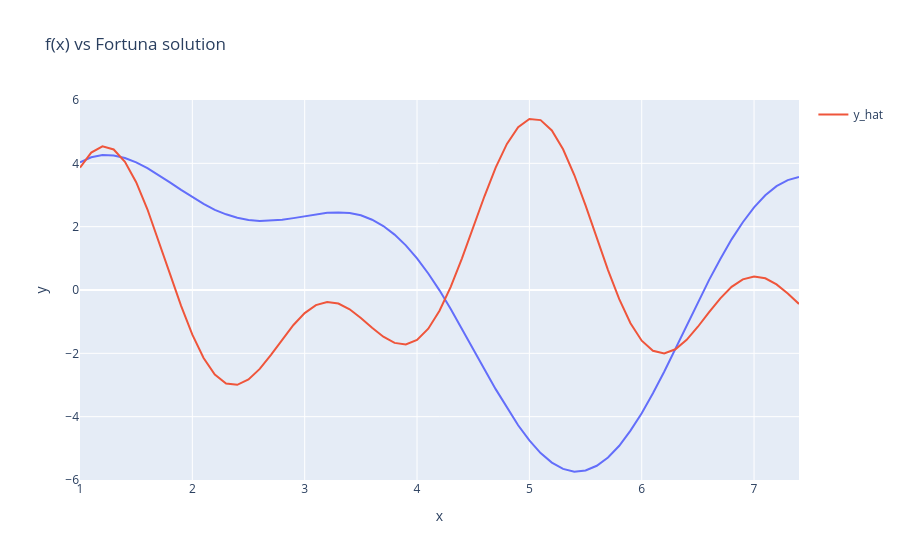

Source (notebook cell):
### Code cell
for _ in range(100):
    best_loss = float('inf')
    for _ in tqdm.tqdm(range(10_000)):  #100_000 
        curr_theta = sample_theta(n_params)
        y_hat = predict(xs, curr_theta)
        curr_loss = get_loss(y_hat, ys)
        for _ in range(steps_per_restart):
            mutation = np.random.normal(0,0.2, size=n_params)
            suggested_theta = curr_theta + mutation
            suggested_theta = np.clip(suggested_theta, -4, 4)
            suggested_loss = get_loss(predict(xs, suggested_theta), ys)
            if best_loss > curr_loss:
                curr_loss = suggested_loss
                curr_theta = suggested_theta
        if curr_loss < global_best_loss:
            global_best_loss = curr_loss
            global_best_theta = curr_theta 
            
    losses.append(best_loss)
print("\nbest loss found:", global_best_loss)
print("theta:", global_best_theta) 
    
fig = px.line(x=xs, y=ys, title="f(x) vs Fortuna solution")
fig.add_scatter(x=xs, y=predict(xs, best_theta), mode='lines', name="y_hat")
fig.update_layout(xaxis_range=[xs.min(),xs.max()], yaxis_range=[-6,6])
fig.show()


# to get a solid estimate -> you should train at least 100 models and take the average performance.

### Figure 1 — Plotly figure (JSON) as saved in the notebook; plotly's stock layout.template omitted (floating-point values rounded to 4 significant figures)
{"data": [{"hovertemplate": "x=%{x}<br>y=%{y}<extra></extra>", "legendgroup": "", "line": {"color": "#636efa", "dash": "solid"}, "marker": {"symbol": "circle"}, "mode": "lines", "name": "", "orientation": "v", "showlegend": false, "type": "scatter", "x": [1.0, 1.1, 1.2, 1.3, 1.4, 1.5, 1.6, 1.7, 1.8, 1.9, 2.0, 2.1, 2.2, 2.3, 2.4, 2.5, 2.6, 2.7, 2.8, 2.9, 3.0, 3.1, 3.2, 3.3, 3.4, 3.5, 3.6, 3.7, 3.8, 3.9, 4.0, 4.1, 4.2, 4.3, 4.4, 4.5, 4.6, 4.7, 4.8, 4.9, 5.0, 5.1, 5.2, 5.3, 5.4, 5.5, 5.6, 5.7, 5.8, 5.9, 6.0, 6.1, 6.2, 6.3, 6.4, 6.5, 6.6, 6.7, 6.8, 6.9, 7.0, 7.1, 7.2, 7.3, 7.4], "xaxis": "x", "y": [4.03, 4.19, 4.26, 4.25, 4.17, 4.03, 3.85, 3.63, 3.4, 3.16, 2.93, 2.72, 2.53, 2.39, 2.28, 2.21, 2.18, 2.19, 2.22, 2.27, 2.33, 2.39, 2.44, 2.45, 2.43, 2.36, 2.22, 2.02, 1.75, 1.41, 1.0, 0.52, -0.01, -0.6, -1.22, -1.86, -2.5, -3.13, -3.72, -4.27, -4.75, -5.15, -5.45, -5.65, -5.74, -5.7, -5.55, -5.29, -4.92, -4.44, -3.89, -3.26, -2.58, -1.86, -1.12, -0.39, 0.32, 0.98, 1.6, 2.14, 2.61, 2.99, 3.28, 3.47, 3.57], "yaxis": "y"}, {"mode": "lines", "name": "y_hat", "type": "scatter", "x": [1.0, 1.1, 1.2, 1.3, 1.4, 1.5, 1.6, 1.7, 1.8, 1.9, 2.0, 2.1, 2.2, 2.3, 2.4, 2.5, 2.6, 2.7, 2.8, 2.9, 3.0, 3.1, 3.2, 3.3, 3.4, 3.5, 3.6, 3.7, 3.8, 3.9, 4.0, 4.1, 4.2, 4.3, 4.4, 4.5, 4.6, 4.7, 4.8, 4.9, 5.0, 5.1, 5.2, 5.3, 5.4, 5.5, 5.6, 5.7, 5.8, 5.9, 6.0, 6.1, 6.2, 6.3, 6.4, 6.5, 6.6, 6.7, 6.8, 6.9, 7.0, 7.1, 7.2, 7.3, 7.4], "y": [3.867, 4.338, 4.535, 4.438, 4.051, 3.404, 2.55, 1.56, 0.5154, -0.5009, -1.411, -2.149, -2.67, -2.951, -2.995, -2.826, -2.49, -2.047, -1.563, -1.104, -0.7282, -0.4783, -0.3779, -0.4288, -0.6105, -0.8834, -1.193, -1.476, -1.67, -1.717, -1.576, -1.222, -0.6553, 0.1004, 0.9995, 1.978, 2.96, 3.864, 4.613, 5.142, 5.401, 5.366, 5.038, 4.443, 3.632, 2.672, 1.644, 0.63, -0.2902, -1.05, -1.602, -1.919, -2.002, -1.872, -1.572, -1.16, -0.7019, -0.2628, 0.09853, 0.3376, 0.429, 0.3691, 0.1763, -0.111, -0.4392]}], "layout": {"legend": {"tracegroupgap": 0}, "title": {"text": "f(x) vs Fortuna solution"}, "xaxis": {"anchor": "y", "domain": [0, 1], "range": [1, 7.4], "title": {"text": "x"}}, "yaxis": {"anchor": "x", "domain": [0, 1], "range": [-6, 6], "title": {"text": "y"}}}}
